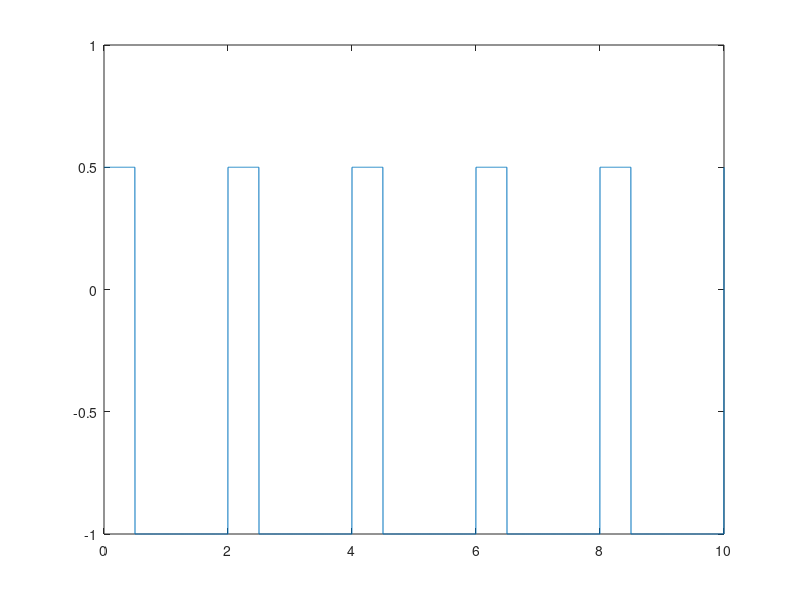
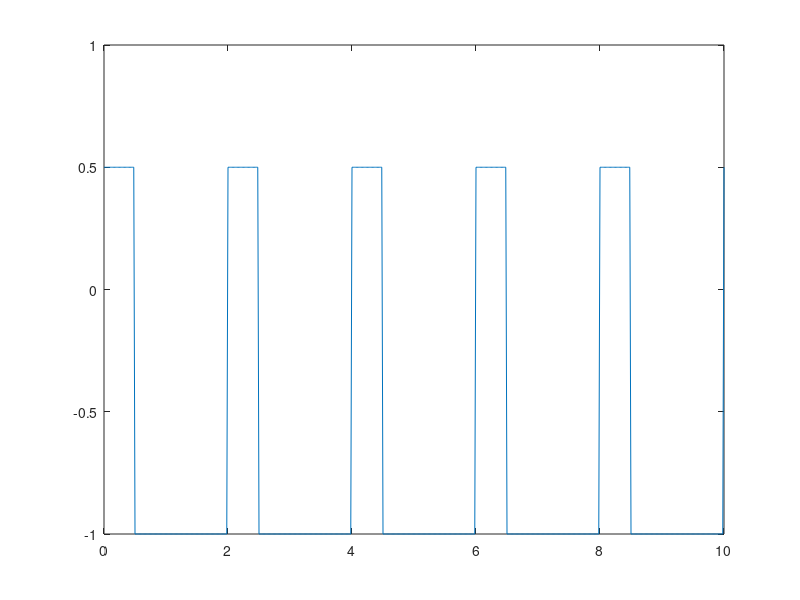
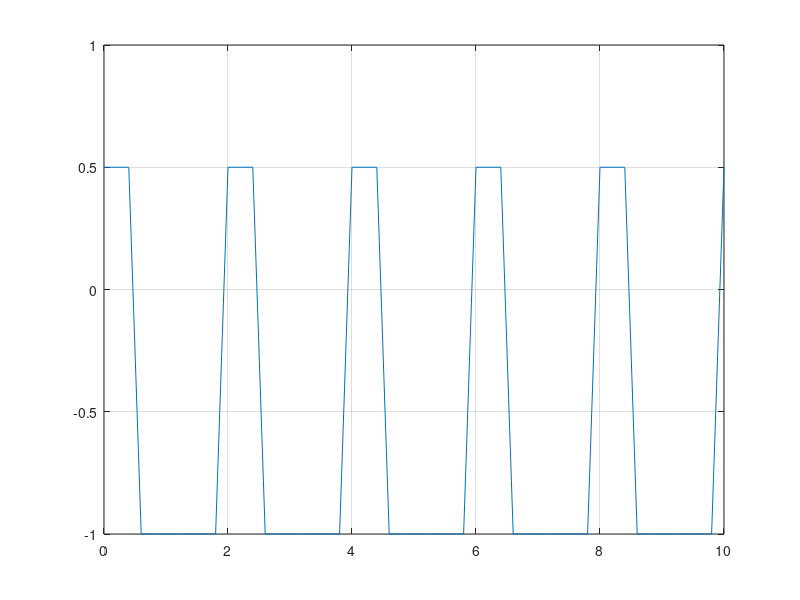

Reproduce these figures in MATLAB, in order.
freq1=0.5;
offset=0;
amp1=0.75;
duty1=25;
t1=0:0.002:10;
t2=0:0.02:10;
t3=0:0.2:10;
sq_wav1=offset+amp1*square(2*pi*freq1.*t1,duty1)-0.25; %creeam semnalul, ii dam aplitudinea 0.75, apoi il scadem cu 0.25 pt a avea varful de jos la -1 si cel de sus la 0.5
sq_wav2=offset+amp1*square(2*pi*freq1.*t2,duty1)-0.25;
sq_wav3=offset+amp1*square(2*pi*freq1.*t3,duty1)-0.25;
figure(1)
plot(t1,sq_wav1)
figure(2)
plot(t2,sq_wav2)
figure(3)
plot(t3,sq_wav3)
grid







